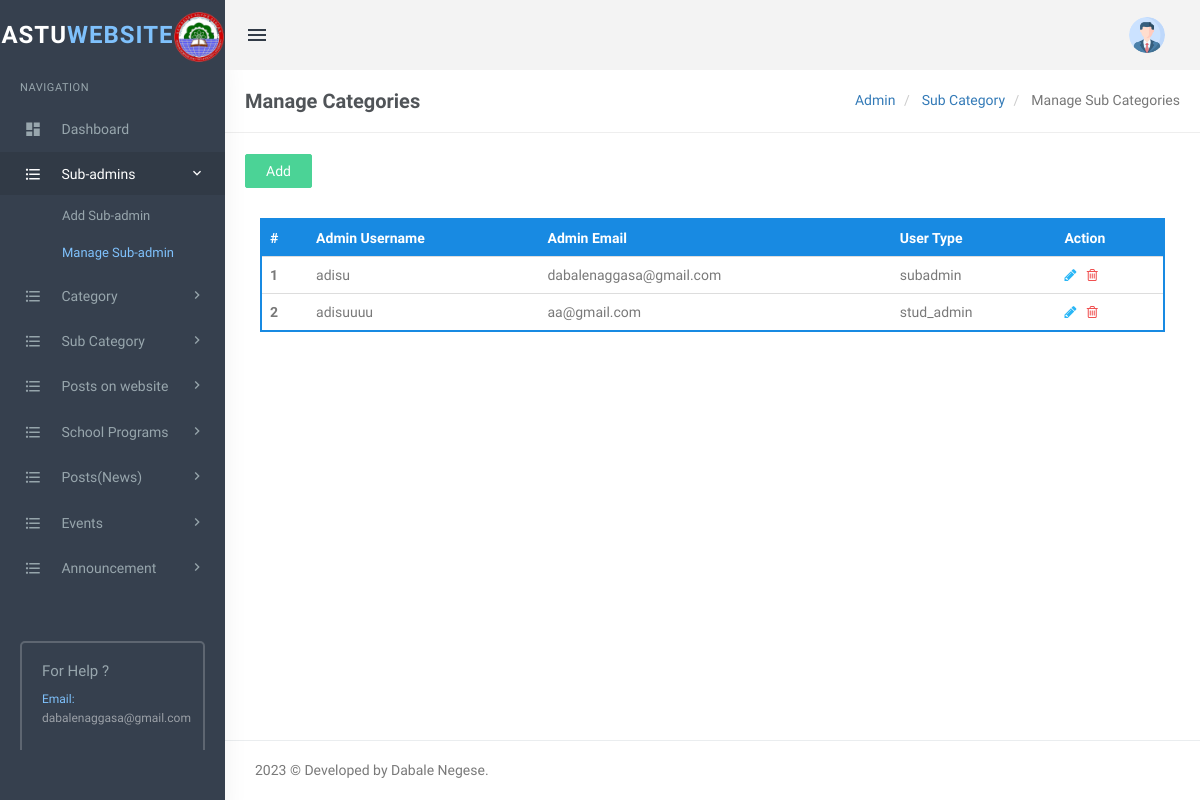
Screenshot of /admin/managesubadmin.php (signed in) with the database file from the repository.
### tables this page shows
CREATE TABLE `admintbl` (
  `id` int(11) NOT NULL,
  `AdminUserName` varchar(255) DEFAULT NULL,
  `AdminPassword` varchar(500) DEFAULT NULL,
  `AdminEmail` varchar(255) DEFAULT NULL,
  `token` varchar(500) DEFAULT NULL,
  `userType` varchar(100) DEFAULT NULL,
  `CreationDate` timestamp NOT NULL DEFAULT current_timestamp(),
  `UpdationDate` timestamp NULL DEFAULT NULL ON UPDATE current_timestamp()
);

### admin/managesubadmin.php (the view, shortened to what this page needs)
<?php
include('includes/config.php');
if(strlen($_SESSION['login'])==0)
  {
header('location:index.php');
}
else{
?>
<!DOCTYPE html>
<html lang="en">
    <head>
        <link href="assets/css/bootstrap.min.css" rel="stylesheet" type="text/css" />
        <link href="assets/css/core.css" rel="stylesheet" type="text/css" />
        <link href="assets/css/components.css" rel="stylesheet" type="text/css" />
        <link href="assets/css/icons.css" rel="stylesheet" type="text/css" />
        <link href="assets/css/pages.css" rel="stylesheet" type="text/css" />
        <link href="assets/css/menu.css" rel="stylesheet" type="text/css" />
        <link href="assets/css/responsive.css" rel="stylesheet" type="text/css" />
		<link rel="stylesheet" href="../plugins/switchery/switchery.min.css">
    </head>
    <body class="fixed-left">
        <div id="wrapper">
<?php include('includes/topheader.php');?>
<?php include('includes/leftsidebar.php');?>
            <div class="content-page">
                <div class="content">
                                <div class="container">
                                    <div class="row">
                                        <div class="col-xs-12">
                                            <div class="page-title-box">
                                                <h4 class="page-title">Manage Categories</h4>
                                                <ol class="breadcrumb p-0 m-0">
                                                    <li>
                                                        <a href="#">Admin</a>
                                                    </li>
                                                    <li>
                                                        <a href="#">Sub Category </a>
                                                    </li>
                                                    <li class="active">
                                                    Manage Sub Categories
                                                    </li>
                                                </ol>
                                            <div class="clearfix"></div>
                                        </div>
                                    </div>
                                </div>
                            <div class="row">
                                <div class="col-sm-6 ">
                                </div>
                            </div>
                            <div>
                               <a href="addsubadmin.php"> <button class="btn btn-success" style="padding:.6rem 2rem;">Add</button></a>
                            </div>
                                 <div class="row">
									<div class="col-md-12">
										<div class="demo-box m-t-20">
											<div class="table-responsive">
                                                <table class="table m-0 table-colored-bordered table-bordered-primary">
                                                    <thead>
                                                        <tr>
                                                            <th>#</th>
                                                            <th>Admin Username</th>
                                                            <th>Admin Email</th>
                                                            <th>User Type</th>
                                                            <th>Action</th>                                                 </tr>
                                                    </thead>
                                                    <tbody>
<?php
$email=$_SESSION['login'];
$query=mysqli_query($con,"Select * from admintbl where AdminEmail != '$email' ");
$cnt=1;
while($row=mysqli_fetch_array($query))
{
?>
<?php
$id=$row['id'];
$encryptedId = base64_encode($id);
?>
 <tr>
    <th scope="row"><?php echo htmlentities($cnt);?></th>
    <td><?php echo htmlentities($row['AdminUserName']);?></td>
    <td><?php echo htmlentities($row['AdminEmail']);?></td>
    <td><?php echo htmlentities($row['userType']);?></td>
    <td><a href="editsubadmin.php?said=<?php echo htmlentities($encryptedId);?>"><i class="fa fa-pencil" style="color: #29b6f6;"></i></a>
	&nbsp;<a href="managesubadmin.php?delid=<?php echo htmlentities($row['id']);?>&&action=del" onclick="return confirm('Do you want to permanently delete ?')"> <i class="fa fa-trash-o" style="color: #f05050"></i></a> </td>
</tr>
<?php
$cnt++;
 } ?>
</tbody>
                                                    </table>
                                                </div>
											</div>
										</div>
									</div>
                </div>
<?php include('includes/footer.php');?>
            </div>
        </div>
    </body>
</html>
<?php
}
?>

### admin/assets/css/core.css (style rules this page uses)
body { font-family: 'Varela Round', sans-serif; margin: 0; padding-bottom: 60px; overflow-x: hidden; color: #797979; }
html { position: relative; min-height: 100%; }
.h1, .h2, .h3, .h4, .h5, .h6, h1, h2, h3, h4, h5, h6 { color: #505458; font-family: 'Hind Madurai', sans-serif; margin: 10px 0; }
* { outline: none !important; }
.container { width: auto; }
#wrapper { height: 100%; overflow: hidden; width: 100%; }
.p-0 { padding: 0 !important; }
.m-0 { margin: 0 !important; }
.m-t-20 { margin-top: 20px !important; }
.row { margin-right: -10px; margin-left: -10px; }
.col-lg-1, .col-lg-10, .col-lg-11, .col-lg-12, .col-lg-2, .col-lg-3, .col-lg-4, .col-lg-5, .col-lg-6, .col-lg-7, .col-lg-8, .col-lg-9, .col-md-1, .col-md-10, .col-md-11, .col-md-12, .col-md-2, .col-md-3, .col-md-4, .col-md-5, .col-md-6, .col-md-7, .col-md-8, .col-md-9, .col-sm-1, .col-sm-10, .col-sm-11, .col-sm-12, .col-sm-2, .col-sm-3, .col-sm-4, .col-sm-5, .col-sm-6, .col-sm-7, .col-sm-8, .col-sm-9, .col-xs-1, .col-xs-10, .col-xs-11, .col-xs-12, .col-xs-2, .col-xs-3, .col-xs-4, .col-xs-5, .col-xs-6, .col-xs-7, .col-xs-8, .col-xs-9 { padding-left: 10px; padding-right: 10px; }
.breadcrumb { background-color: transparent; margin-bottom: 15px; padding-top: 10px; padding-left: 0; }
.demo-box { padding: 10px 15px; }

### admin/assets/css/menu.css (style rules this page uses)
.content-page { margin-left: 225px; overflow: hidden; }
.content-page .content { padding: 0 5px 10px 5px; margin-top: 70px; }
.page-title { font-size: 20px; margin-bottom: 0; margin-top: 0; font-weight: 600; }
.page-title-box { padding: 20px; border-bottom: 1px solid #eee; margin: 0 -20px 20px -20px; }
.page-title-box .page-title { margin-bottom: 0; float: left; }
.page-title-box .breadcrumb { float: right; background-color: transparent !important; }

### rows the page displays
admintbl: AdminUserName "adisu", AdminEmail "dabalenaggasa@gmail.com", userType "subadmin"
admintbl: AdminUserName "adisuuuu", AdminEmail "aa@gmail.com", userType "stud_admin"
